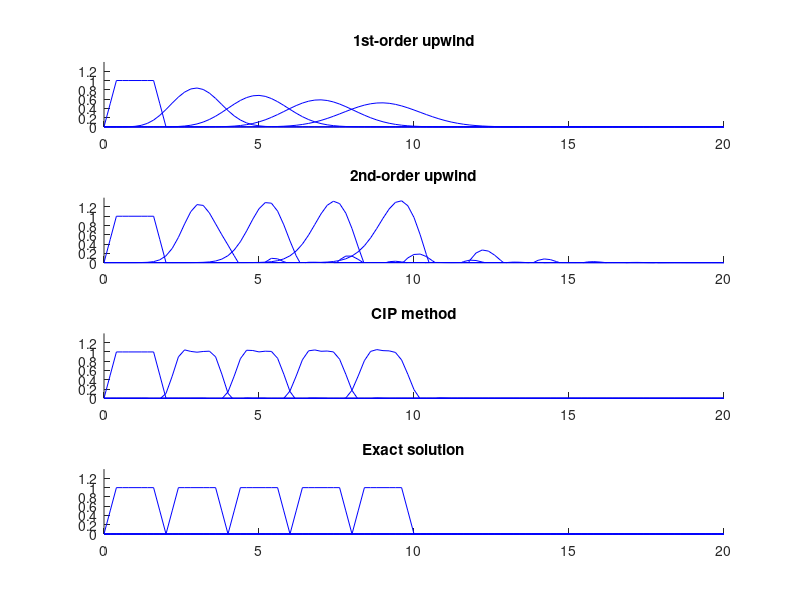

Source code (MATLAB):
function advection_x

clear all;
close all;
format shortG;
partition=101;
xmax=20;
xx=linspace(0,xmax,partition)';
dxs=diff(xx);
dx=dxs(1);
deltaT=0.02;
u=2;
c=u*deltaT/dx;

global d; global h;
d=0.4; h=1.2;
global A; A=1;
a=A/d;
b=A*(2*d+h)/d;
I=ones(size(xx,1),1);
xlim([0 xmax]);
ymag=1.4;
ylim([0 ymag*A]);

global fx1; global fx2; global fx4;
global f; global g;
global f_next; global g_next;

% first_order_upwind;
% second_order_upwind;
% cip;
% exact_solution;
% hold on;
sp1=subplot(4,1,1);
title('1st-order upwind');
hold on;

sp2=subplot(4,1,2);
title('2nd-order upwind');
hold on;

sp3=subplot(4,1,3);
title('CIP method');
hold on;

sp4=subplot(4,1,4);
title('Exact solution');
hold on;

FigHandle = gcf;
set(FigHandle, 'Position', [100, 100, 1000, 700]);

global fx_init;
fx_init=computeFxInit();

% writerObj = VideoWriter('newfile.avi');
% open(writerObj);
drawWave();
% close(writerObj);

    function drawWave()
        for t=0:deltaT:4
            
            axes(sp1);
            h1=drawFirstUpwind(t);
            
            axes(sp2);
            h2=drawSecondUpwind(t);
            
            axes(sp3);
            h3=drawCIP(t);
            
            axes(sp4);
            h4=drawExact(t);
            
            drawnow;
%             frame = getframe(gcf);
%             writeVideo(writerObj, frame);
            
            if ((t==0)||(t==1)||(t==2)||(t==3)||(t==4))
                set(h1,'Visible','on');
                set(h2,'Visible','on');
                set(h3,'Visible','on');
                set(h4,'Visible','on');
            else
                set(h1,'Visible','off');
                set(h2,'Visible','off');
                set(h3,'Visible','off');
                set(h4,'Visible','off');
            end
        end
    end

    function h1=drawFirstUpwind(t)
        if t==0 % initialize
            fx1=fx_init;
        else
            fx1_next(1) = fx1(1);
            for idx=2:partition
                fx1_next(idx) = fx1(idx)+c*(fx1(idx-1)-fx1(idx));
            end
            fx1 = fx1_next;
        end
        
        h1=plot(xx,fx1,'b-');
        xlim([0 xmax]);
        ylim([0 ymag*A]);
    end

    function h2=drawSecondUpwind(t)
        if t==0 % initialize
            fx2=fx_init;
        else
            fx2_next(1) = fx2(1)-c/2.0*(3*fx2(1));
            fx2_next(2) = fx2(2)-c/2.0*(-4*fx2(1)+3*fx2(2));
            for idx=3:partition
                fx2_next(idx) = fx2(idx)-c/2*(...
                    fx2(idx-2)-4*fx2(idx-1)+3*fx2(idx));
            end
            fx2 = fx2_next;
        end
        
        h2=plot(xx,fx2,'b-');
        xlim([0 xmax]);
        ylim([0 ymag*A]);
    end

    function h3=drawCIP(t)
        if t==0
            f=fx_init;
            fdash=diff(f)/dx;
            g=vertcat(0,fdash);            
            f_next = zeros(size(f));
            g_next = zeros(size(g));
        else
            c0=f(1);
            c1=g(1);
            c2=3*(-f(1))/(dx)^2+(2*g(1))/(dx)^2;
            c3=g(1)/dx^2-2*(f(1))/dx^3;
            f_next(1) = F(c0,c1,c2,c3,-u*deltaT);
            g_next(1) = G(c1,c2,c3,-u*deltaT);
                        
            for idx=2:partition
              c0=f(idx);
              c1=g(idx);
              c2=3*(f(idx-1)-f(idx))/dx^2+(2*g(idx)+g(idx-1))/dx;
              c3=(g(idx)+g(idx-1))/dx^2-2*(f(idx)-f(idx-1))/dx^3;
              f_next(idx) = F(c0,c1,c2,c3,-u*deltaT);
              g_next(idx) = G(c1,c2,c3,-u*deltaT);           
            end
            f=f_next;
            g=g_next;          
        end
        
        h3=plot(xx,f,'b-');
        xlim([0 xmax]);
        ylim([0 ymag*A]);
    end

    function h4=drawExact(t)
        x=xx-u*t;
        rising =a*x.*(x>=0 & x<d);
        holding = A*I.*(x>=d & x<=h+d);
        falling = (-a*x+b*I).*(x>h+d & x<=2*d+h);
        fx4=rising+holding+falling;
        h4=plot(xx,fx4,'b-');
        xlim([0 xmax]);
        ylim([0 ymag*A]);
    end

    function fx=computeFxInit()
        x=xx;
        rising =a*x.*(x>=0 & x<d);
        holding = A*I.*(x>=d & x<=h+d);
        falling = (-a*x+b*I).*(x>h+d & x<=2*d+h);
        fx=rising+holding+falling;
    end

    function ret=F(c0,c1,c2,c3,x)
        ret = c0 + c1*x + c2*x^2 + c3*x^3;
    end

    function ret=G(c1,c2,c3,x)
        ret = c1 + 2*c2*x + 3*c3*x^2;
    end

end